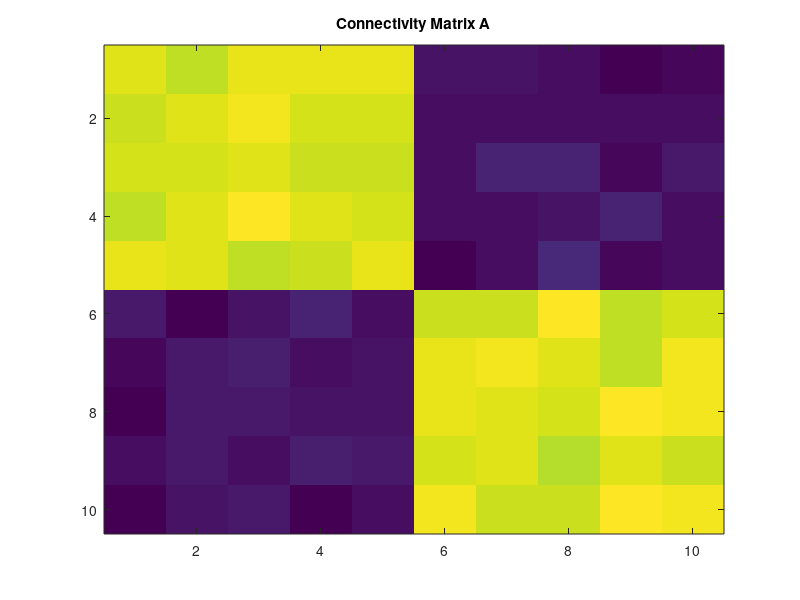

Reproduce this figure in MATLAB. (Note: this script raises an error after producing the figure.)

% Find Minimum Information Partition (MIP) in a multivariate autoregressive model, 
%   X^t = A*X^{t-1} + E,
% where A is a connectivity matrix and E is gaussian noise.

%% generate data
disp('Generating data...')

%%% construct connectivity matrix %%%
N = 10; % the number of elements
A = zeros(N); % A: connectivity matrix (block structured)
n_block = 2;
for i = 1:n_block
    indices_block = ((1+(i-1)*N/n_block):i*N/n_block)';
    A(indices_block, indices_block) = 1/N;
end
A = A + 0.01*randn(N)/sqrt(N);

figure(1)
imagesc(A)
drawnow
title('Connectivity Matrix A')

%%% generate random gaussian time series X %%%
T = 10^6;
X = zeros(N,T);
X(:,1) = randn(N,1);
for t=2: T
    E = randn(N,1);
    X(:,t) = A*X(:,t-1) + E;
end

%%% estimate covariance matrices %%%
% Note: If the sample size is small and the number of elements is large, the
% empirical estimators of covariance matrices below will be very unstable.
% see https://en.wikipedia.org/wiki/Estimation_of_covariance_matrices.

tau = 1; % time lag
t_range1 = 1: 1: T-tau;
t_range2 = 1+tau: 1: T;

X1 = X(:,t_range1);
X1 = bsxfun(@minus, X1, mean(X1,2)); % subtract mean
X2 = X(:,t_range2);
X2 = bsxfun(@minus, X2, mean(X2,2)); % subtract mean

Cov_X = X1*X1'/(T-tau-1); % equal-time covariance matrix at "PAST"
Cov_Y = X2*X2'/(T-tau-1); % equal-time covariance matrix at "PRESENT"
Cov_XY = X1*X2'/(T-tau-1); % time-lagged covariance matrix


%% find Minimum Information Partition (MIP)

% type_of_phi:
%    'MI1': Multi (Mutual) information, e.g., I(X_1; X_2). (IIT1.0)
%    'MI': Multi (Mutual) information, e.g., I(X_1, Y_1; X_2, Y_2)
%    'SI': phi_H, stochastic interaction
%    'star': phi_star, based on mismatched decoding
%    'Geo': phi_G, information geometry version
type_of_phi = 'SI';
type_of_dist = 'Gauss';

%%% Exhaustive Search %%%
disp('Exhaustive Search...')

%% pre-compute covariances
tic;
probs{1} = Cov_X;
probs{2} = Cov_XY;
probs{3} = Cov_Y;
params(1) = N;
params(2) = tau;

[Z_MIP, phi_MIP] = MIP_Exhaustive_probs( type_of_dist, type_of_phi, params, probs);

t_Exhaustive = toc;
disp('Exhaustive Search finished.')
disp(['phi at the MIP: ', num2str(phi_MIP)])
disp(['the MIP: ', num2str(Z_MIP)])

%% without covariances
tic;

[Z_MIP, phi_MIP] = MIP_Exhaustive( type_of_dist, type_of_phi, X, params);
t_Exhaustive = toc;
disp('Exhaustive Search finished.')
disp(['phi at the MIP: ', num2str(phi_MIP)])
disp(['the MIP: ', num2str(Z_MIP)])

%%% Queyeranne's algorithm %%%
% disp('Queyranne''s algorithm...')
% tic;
% [Z_MIP_Q, phi_MIP_Q] = MIP_Queyranne( type_of_phi, Cov_X, Cov_XY, Cov_Y );
% t_Queyeranne = toc;
% disp('Queyranne''s algorithm finished.')
% disp(['phi at the estimated MIP: ', num2str(phi_MIP_Q)])
% disp(['the estimated MIP: ', num2str(Z_MIP_Q)])
% 
% %%% Replica Exchange Markov Chain Monte Carlo (REMCMC) %%%
% options = [];
% disp('REMCMC...')
% tic;
% [Z_MIP_REMCMC, phi_MIP_REMCMC, ...
%     Energy_history, State_history, Exchange_history, T_history, wasConverged, NumCalls] = ...
%     MIP_REMCMC( type_of_phi, options, Cov_X, Cov_XY, Cov_Y );
% t_REMCMC = toc;
% disp('REMCMC finished.')
% disp(['phi at the estimated MIP: ', num2str(phi_MIP_REMCMC)])
% disp(['the estimated MIP: ', num2str(Z_MIP_REMCMC)])
% 
